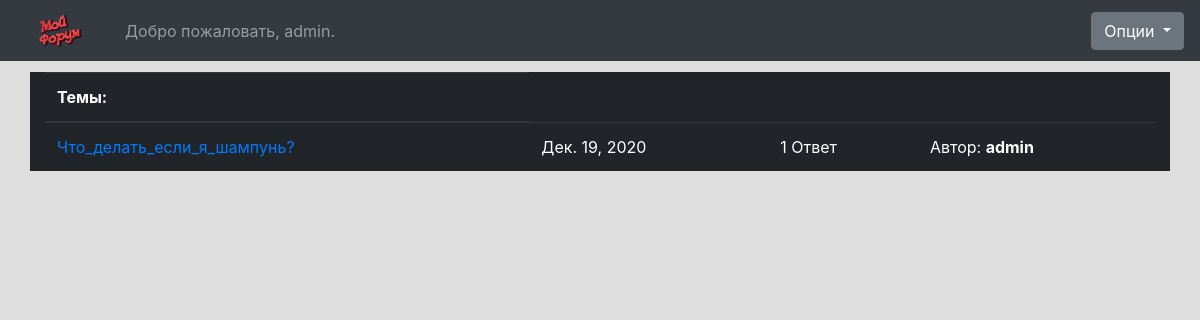
/forum/What/ (signed in), run on the app's committed database.
### forum/models.py (models this page shows, shortened)
class User(AbstractUser):
    def imagepath(instance,filename):
        ext = filename.split('.')[-1]
        filename = 'avatar.{}'.format(ext)
        val="avatars/" + str(instance.username) + "/" + str(filename)
        if os.path.exists(val):
            os.remove(val)
        return val
    avatar = models.ImageField(upload_to=imagepath, height_field='', width_field='', blank=True)
    posts = models.IntegerField(default=0)
    replies = models.IntegerField(default=0)

class Topico(models.Model):
    class Meta:
        verbose_name = "вопрос"
        verbose_name_plural = "вопросы"
    discussao_fk = models.ForeignKey(Discussao, on_delete=models.CASCADE)
    titulo = models.CharField(max_length=200)
    autor = models.ForeignKey(User, on_delete=models.CASCADE)
    texto = RichTextField()
    data_postagem = models.DateField(default=timezone.now)

### forum/views.py (the view)
# urls.py: path('forum/<str:discussao_titulo>/', views.discussao, name="discussao" ),
def discussao(request, discussao_titulo):
    quantidade_respostas = {}
    topicos = Topico.objects.all()
    for t in topicos:
        quantidade_respostas.update({t.titulo:Resposta.objects.filter(topico_fk__titulo=t.titulo).count()})
    pesquisa = request.GET.get("Поиск")
    if pesquisa:
        topicos_lista = Topico.objects.filter(Q(titulo__icontains=pesquisa) | Q(texto__icontains=pesquisa), Q(discussao_fk__titulo = discussao_titulo))
    else:
        try:
            Discussao.objects.get(titulo=discussao_titulo)
        except Discussao.DoesNotExist:
            raise Http404("Темы не существует")
        topicos_lista = Topico.objects.filter(discussao_fk__titulo = discussao_titulo).order_by('-data_postagem')
    context = {'topicos_lista':topicos_lista, 'quantidade_respostas':quantidade_respostas}
    return render(request, 'forum/discussao.html', context)

### forum/templatetags/tags.py (called while the page is built)
@register.filter('get_value_from_dict')
def get_value_from_dict(dict_data, key):
    if key:
        return dict_data.get(key)

### forum/templates/forum/discussao.html (shortened to what this page needs)
{% load static %}
{% load tags %}
  {% include './head.html' %}
  </head>
  <body>
    {% include './navbar.html' %}
    <div class = "wd-100 container" id = "container">
      <div id = "topicos-lista">
        <table class="table table-dark">
          <thead>
            <tr>
              <th>
                Темы:
              </th>
            </tr>
          </thead>
          <tbody>
            {% for t in topicos_lista %}
              <tr>
                <td>
                  <a href = "topico/{{ t.id }}">{{ t.titulo }}</a>
                </td>
                <td>
                  {{ t.data_postagem }}
                </td>
                {% if quantidade_respostas|get_value_from_dict:t.titulo == 1  %}
                  <td>
                    {{ quantidade_respostas|get_value_from_dict:t.titulo }} Ответ
                  </td>
                {% else %}
                  <td>
                    {{ quantidade_respostas|get_value_from_dict:t.titulo }} Ответа(-ов)
                  </td>
                {% endif %}
                <td>
                  Автор: <span style = "font-weight: bold;">{{ t.autor.username }}</span>
                </td>
              </tr>
            {% endfor %}
          </tbody>
        </table>
      </div>
    </div>
  </body>
</html>

### forum/templates/forum/navbar.html (shortened to what this page needs)
{% load static %}
<nav class="navbar navbar-expand navbar-dark fixed-top bg-dark">
  <a class="navbar-brand" href="/forum">
    <img class="d-inline-block align-top" src="{% static 'forum/img/django-forum-logo.png' %}" width="85" height="35" alt="">
  </a>
  <div class="collapse navbar-collapse" id="navbarCollapse">
    <ul class="navbar-nav mr-auto">
      {% if user.is_authenticated %}
        <li class="nav-item">
          <a class="nav-link" href="/account">Добро пожаловать, {{ user.get_username }}.</a>
        </li>
      {% else %}
        <li class="nav-item">
          <a class="nav-link" href="/?next={{request.path}}">Добро пожаловать, посетитель. Авторизоваться.</a>
        </li>
      {% endif %}
    </ul>
    <div class="dropdown">
      <button class="btn btn-secondary dropdown-toggle" type="button" id="dropdownMenuButton" data-toggle="dropdown" aria-haspopup="true" aria-expanded="false">
        Опции
      </button>
    </div>
  </div>
</nav>
<br><br><br>

### forum/static/forum/css/default.css (style rules this page uses)
body { background-color: #DEDEDE; }
#container { background-color: #212529; }

### data on the page
User: get_username "admin"
Topico: titulo "Что_делать_если_я_шампунь?", data_postagem "Дек. 19, 2020", titulo "1", autor.username "admin"
